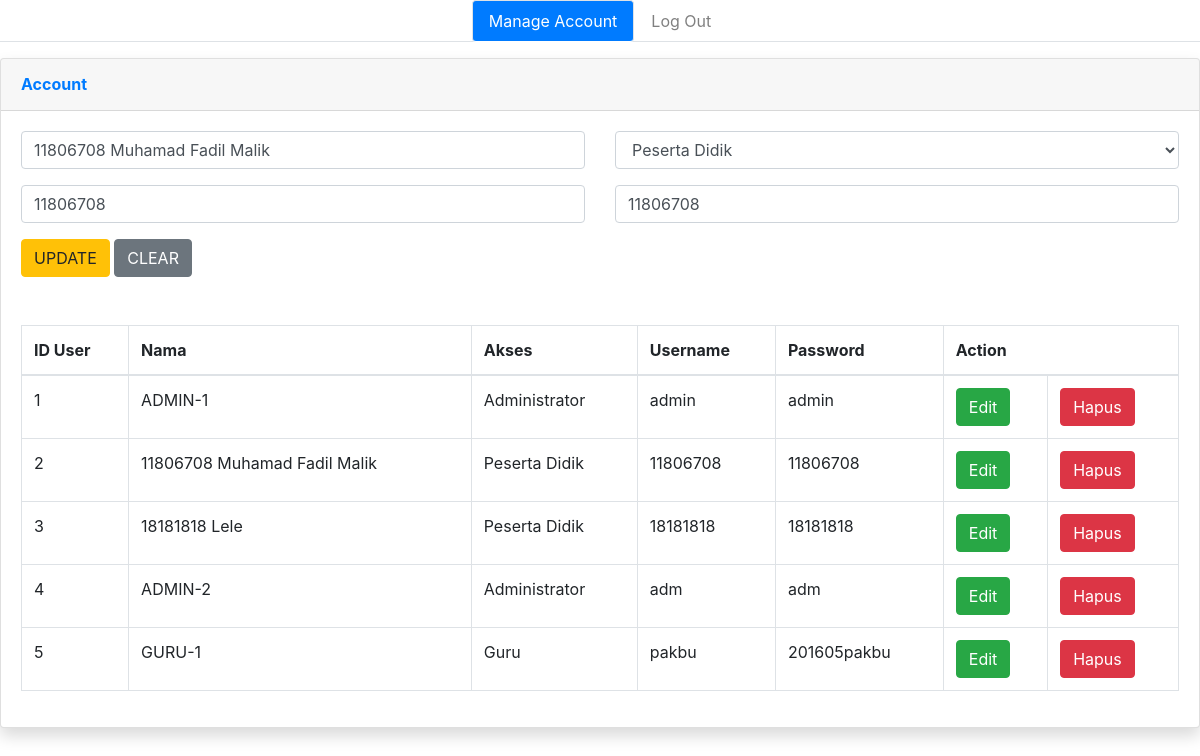
Page /page/admin/?menu=account&edit&id=3 (signed in) on the committed database.
### tables this page shows
CREATE TABLE `user` (
  `id` int(11) NOT NULL,
  `nama` varchar(225) NOT NULL,
  `username` varchar(255) NOT NULL,
  `password` varchar(255) NOT NULL,
  `akses` varchar(255) NOT NULL
);

### page/admin/account.php (the view, shortened to what this page needs)
<?php
    include '../../config/koneksi.php';
  if(isset($_GET['edit'])) {
    $sql = mysqli_query($con, "SELECT * FROM user WHERE id = '$_GET[id]'");
    $isi = mysqli_fetch_array($sql);
  }
  if (isset($_POST['clear'])) {
    echo "<script>alert('Data dibersihkan');document.location.href='?menu=account';</script>";
  }else{
    mysqli_error($con);
  }
 ?>
          <div class="card shadow mb-4">
            <div class="card-header py-3">
              <h6 class="m-0 font-weight-bold text-primary">Account</h6>
            </div>
            <div class="card-body">
            <form method="post">
            <div class="form-group">
                <div class="row">
                    <div class="col">
                    <input type="text" name="nama" class="form-control" placeholder="Nama" value="<?php echo $isi['nama']?>">
                    </div>
                    <div class="col">
                    <select name="akses" class="form-control">
                      <?php if ($isi['akses'] === 'Administrator') { ?>
                                <option value="Administrator">Administrator</option>
                            <?php }else if ($isi['akses'] === 'Peserta Didik') { ?>
                                <option value="Peserta Didik">Peserta Didik</option>
                            <?php }else if ($isi['akses'] === 'Orang Tua') { ?>
                                <option value="Orang Tua">Orang Tua</option>
                            <?php }else if ($isi['akses'] === 'Guru') { ?>
                                <option value="Guru">Guru</option>
                            <?php }else { ?>
                                <option value="" disabled selected>Akses</option>
                      <?php } ?>
                    </select>
                    </div>
                </div>
            </div>
            <div class="form-group">
                <div class="row">
                    <div class="col">
                    <input type="text" name="username" class="form-control" placeholder="Username" value="<?php echo $isi['username']?>">
                    </div>
                    <div class="col">
                    <input type="text" name="password" class="form-control" placeholder="Password" value="<?php echo $isi['password']?>">
                    </div>
                </div>
            </div>
            <?php if (isset($_GET['edit'])) {?>
                <td><input class="btn btn-warning" type="submit" name="update" value="UPDATE"></td>
              <?php }else{ ?>
                <td><input class="btn btn-primary" type="submit" name="simpan" value="SIMPAN"></td>
            <?php } ?>
            <button class="btn btn-secondary" name="clear">CLEAR</button>
            </form>
            <br><br>
              <div class="table-responsive">
                <table class="table table-bordered" id="dataTable" width="100%" cellspacing="0">
                  <thead>
                    <tr>
                      <th>ID User</th>
                      <th>Nama</th>
                      <th>Akses</th>
                      <th>Username</th>
                      <th>Password</th>
                      <th colspan="2" >Action</th>
                    </tr>
                  </thead>
                  <tbody>
                    <?php
                      $no=0;
                      $sql = mysqli_query($con,"SELECT * FROM user");
                      while($r=mysqli_fetch_array($sql)){
                      $no++;
                     ?>
                     <tr>
                       <td><?php echo $no; ?></td>
                       <td><?php echo $r['nama'] ?></td>
                       <td><?php echo $r['akses'] ?></td>
                       <td><?php echo $r['username'] ?></td>
                       <td><?php echo $r['password'] ?></td>
                       <td><a class="btn btn-success" href="?menu=account&edit&id=<?php echo $r['id'] ?>">Edit</a></td>
                       <td><a class="btn btn-danger" href="?menu=account&hapus&id=<?php echo $r['id'] ?>">Hapus</a></td>
                     </tr>
                    <?php } ?>
                  </tbody>
                </table>
              </div>
            </div>
          </div>

### rows in the picture
user: nama "11806708 Muhamad Fadil Malik", akses "Peserta Didik", username "11806708", password "11806708"
user: nama "ADMIN-1", akses "Administrator", username "admin", password "admin"
user: nama "18181818 Lele", akses "Peserta Didik", username "18181818", password "18181818"
user: nama "ADMIN-2", akses "Administrator", username "adm", password "adm"
user: nama "GURU-1", akses "Guru", username "pakbu", password "201605pakbu"
